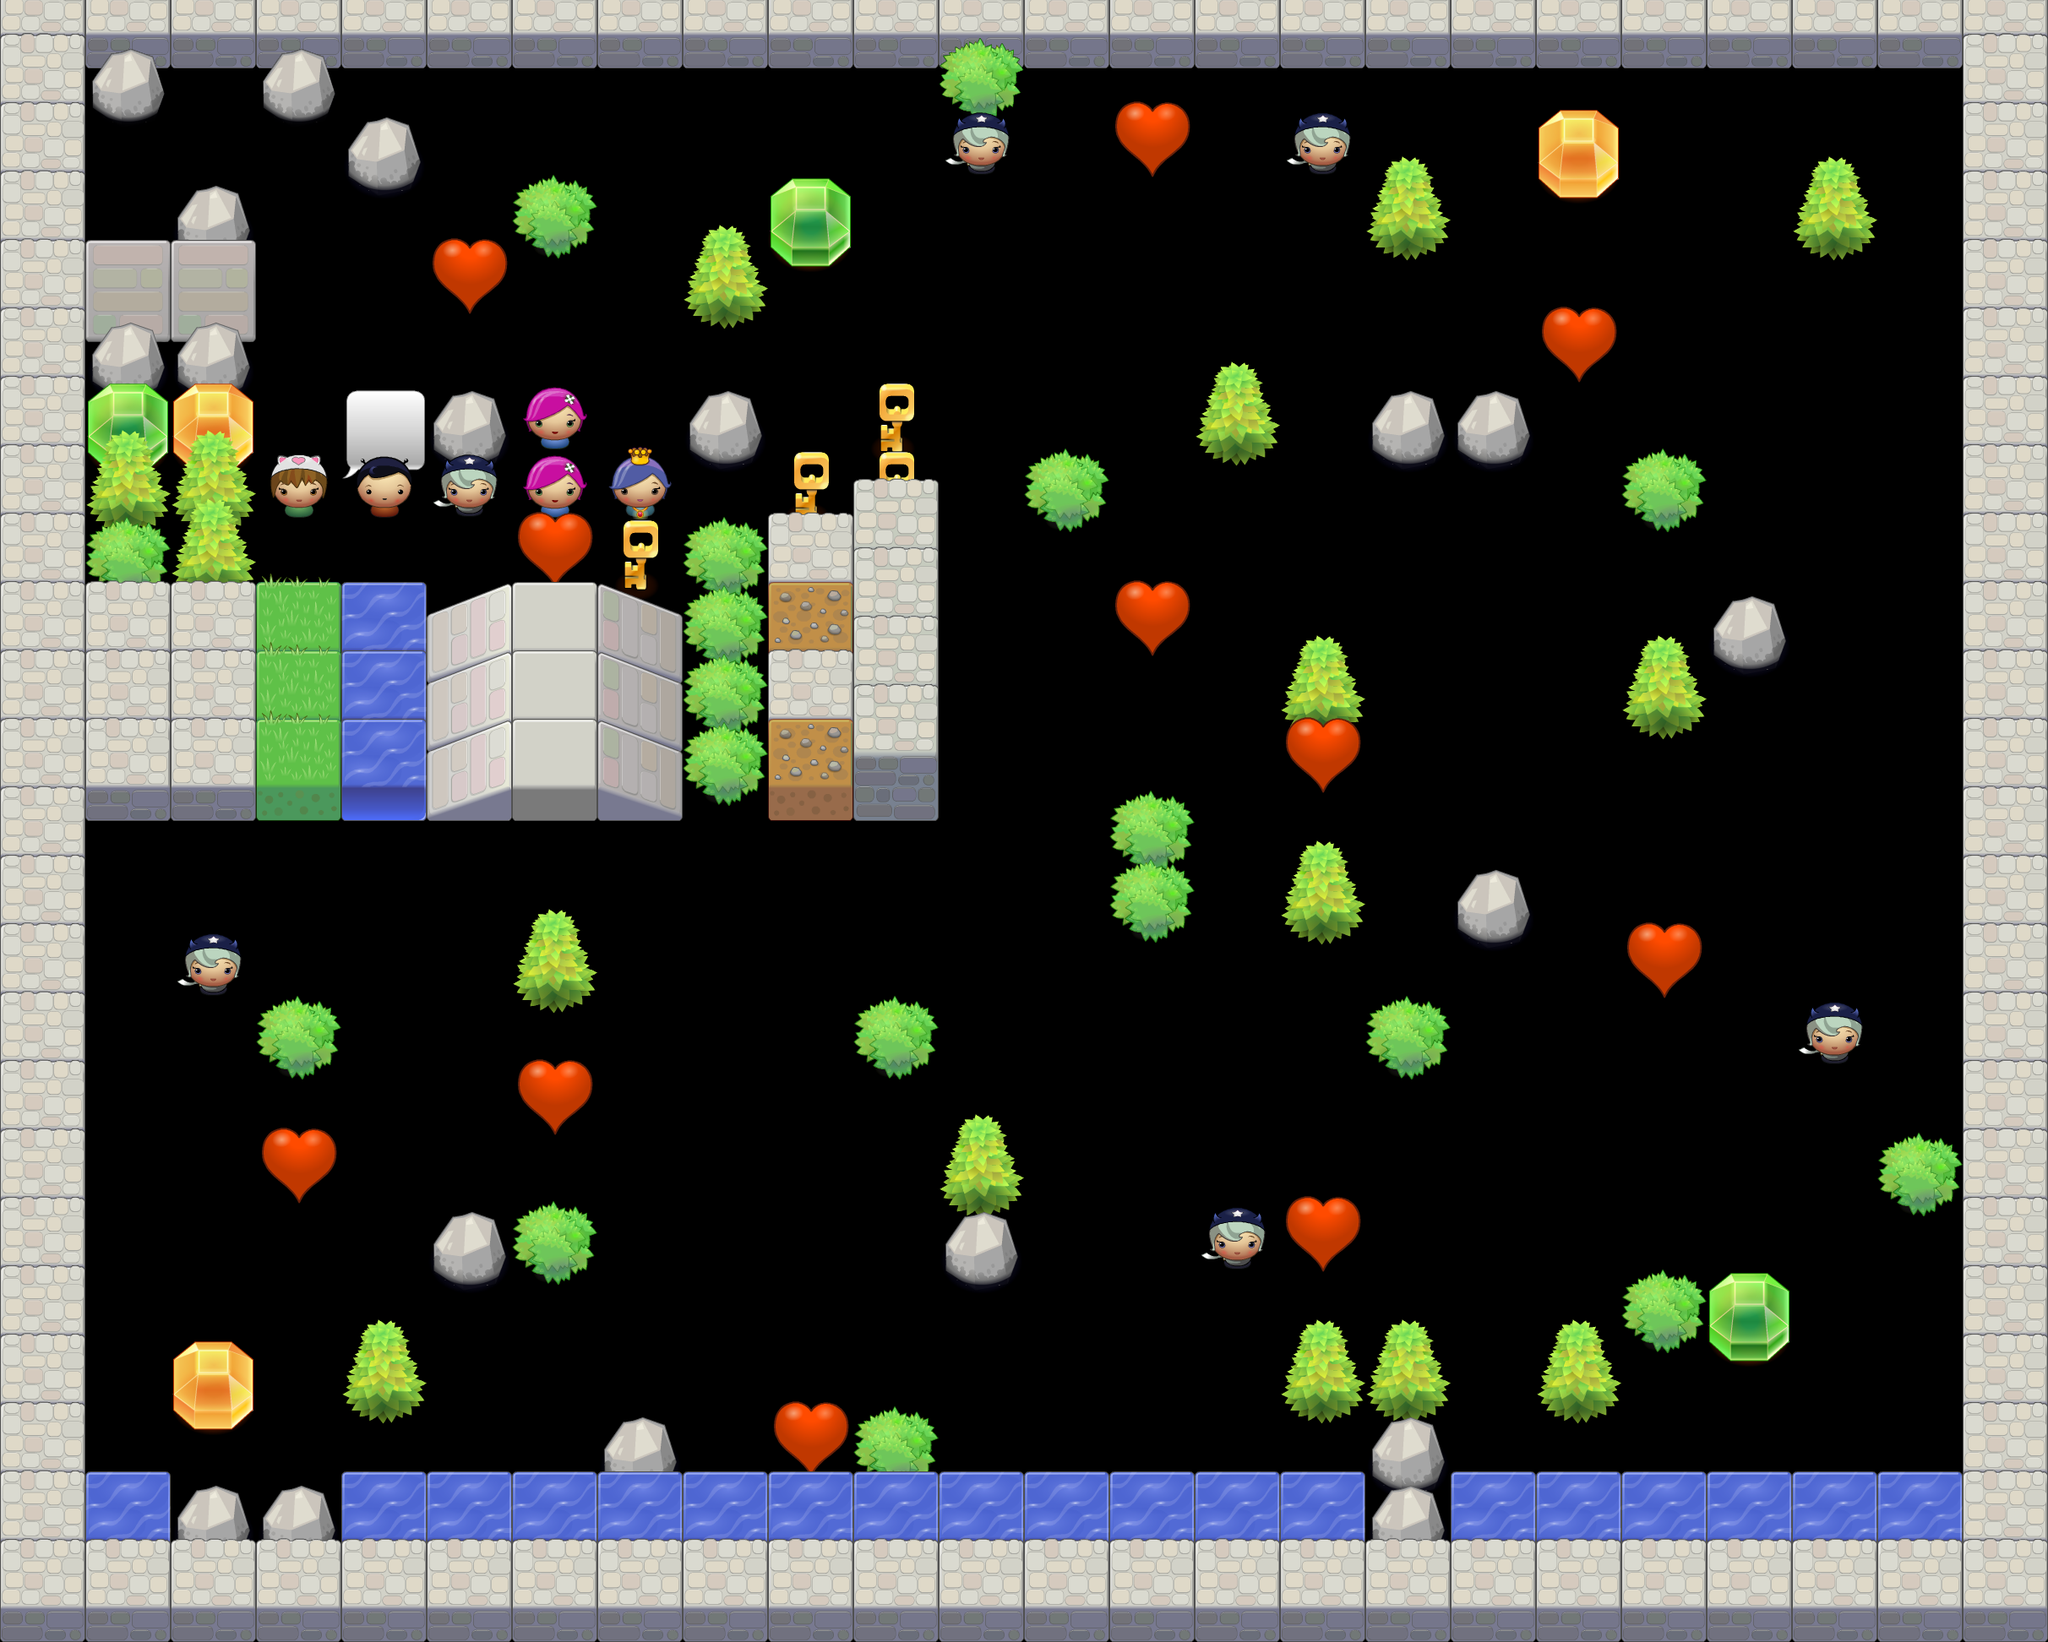

The image is a tile-based game level rendered from a .tmx file. Its description and source (layers, tilesets, objects; grid data summarised) follow:
An orthogonal 24x24 tile map with 101x81 px tiles, 1 tile layer (Layer 0).

<map version="1.0" orientation="orthogonal" width="24" height="24" tilewidth="101" tileheight="81">
 <tileset firstgid="1" source="orthogonal-test1.tsx" />
 <layer name="Layer 0" width="24" height="24">
  <data>[576 cells, 228 non-empty, 22 distinct tile ids]</data>
 </layer>
</map>
